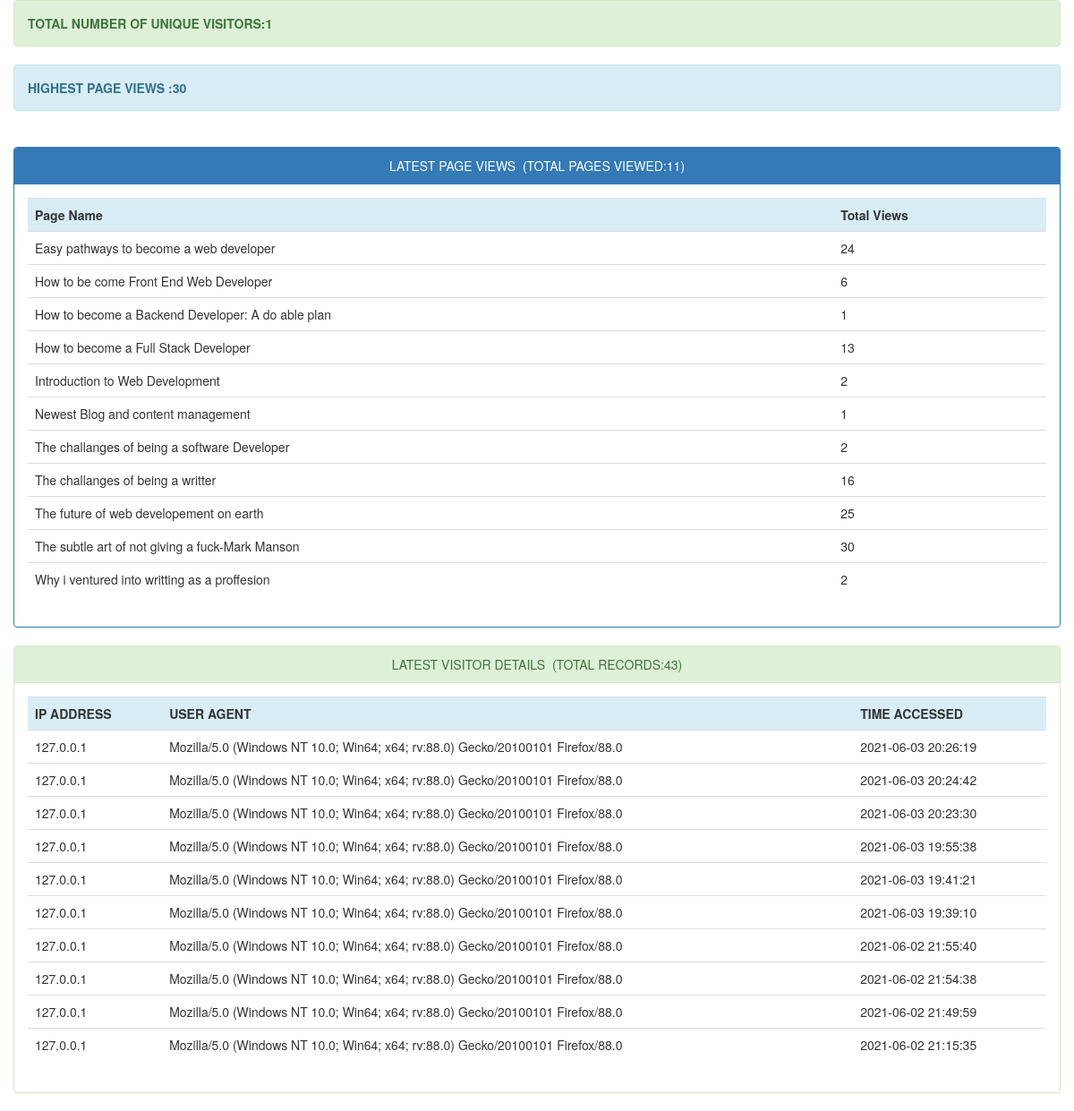
Page /adminstats/index.php on the committed database.
### tables this page shows
CREATE TABLE `page_hits` (
  `page` varchar(255) NOT NULL,
  `count` int(11) DEFAULT NULL
);

CREATE TABLE `visitor_info` (
  `id` int(11) NOT NULL,
  `ip_address` varchar(255) DEFAULT NULL,
  `user_agent` varchar(255) DEFAULT NULL,
  `time_accessed` timestamp NOT NULL DEFAULT current_timestamp()
);

### adminstats/index.php (the view, shortened to what this page needs)
<!DOCTYPE html>
<html>
<head>
	<link rel="stylesheet" type="text/css" href="bootstrap/css/bootstrap.css">
	<link rel="stylesheet" type="text/css" href="bootstrap/css/bootstrap.min.css">
</head>
<body>
	<div class="container">
		<div class="row">
			<div class="alert alert-success">
				<strong><?php
				$sql = "SELECT COUNT(DISTINCT ip_address) AS alias FROM visitor_info";
				$query = $db->prepare($sql);
				$query->execute();
				$unique_visitors = $query->fetch()['alias'];
				echo "TOTAL NUMBER OF UNIQUE VISITORS:".$unique_visitors;
				?></strong>
			</div>
			<div class="alert alert-info">
				<strong><?php
				$sql = "SELECT MAX(count) AS maximum FROM page_hits";
				$query = $db->prepare($sql);
				$query->execute();
				$maxcount = $query->fetch()['maximum'];
				echo "HIGHEST PAGE VIEWS :".$maxcount;
				?></strong>
			</div><br>
			<div class="panel panel-primary">
				<div class="panel-heading text-center">LATEST PAGE VIEWS&nbsp;&nbsp;(TOTAL PAGES VIEWED:<?php require_once("count_pages.php"); ?>)</div>
				<div class="panel-body">
					<div class="table-responsive">
						<table class="table">
							<tr class="info">
								<th>Page Name</th>
								<th>Total Views</th>
							</tr>
							<?php
							include("connect.php");
							try {
								$con=new PDO($dsn,$username,$password);
								$con->setAttribute(PDO::ATTR_ERRMODE,PDO::ERRMODE_EXCEPTION);
							} catch (Exception $ex) {
								echo 'Not Connected '.$ex->getMessage();
							}
							$stmt=$con->prepare('SELECT * FROM page_hits LIMIT 30');
							$stmt->execute();
							$resources=$stmt->fetchAll();
							foreach ($resources as $resource) {
								echo '
								<tr>
								<td>'.$resource['page'].'</td>
								<td>'.$resource['count'].'</td>
								</tr>';
							}
							?>
						</table>
					</div>
				</div>
			</div>
		</div>
		<div class="row">
			<div class="panel panel-success">
				<div class="panel-heading text-center">LATEST VISITOR DETAILS&nbsp;&nbsp;(TOTAL RECORDS:<?php require_once("count_user_stats.php"); ?>)</div>
				<div class="panel-body">
					<div class="table-responsive">
						<table class="table">
							<tr class="info">
								<th>IP ADDRESS</th>
								<th>USER AGENT</th>
								<th>TIME ACCESSED</th>
							</tr>
							<?php
							include("connect.php");
							try {
								$con=new PDO($dsn,$username,$password);
								$con->setAttribute(PDO::ATTR_ERRMODE,PDO::ERRMODE_EXCEPTION);
							} catch (Exception $ex) {
								echo 'Not Connected '.$ex->getMessage();
							}
							$stmt=$con->prepare('SELECT * FROM visitor_info ORDER BY time_accessed DESC LIMIT 10');
							$stmt->execute();
							$resources=$stmt->fetchAll();
							foreach ($resources as $resource) {
								echo '
								<tr>
								<td>'.$resource['ip_address'].'</td>
								<td>'.$resource['user_agent'].'</td>
								<td>'.$resource['time_accessed'].'</td>
								</tr>';
							}
							?>
						</table>
					</div>
				</div>
			</div>
		</div>
	</div>
</body>
</html>

### rows in the picture
page_hits: page "Easy pathways to become a web developer", count "24"
page_hits: page "How to be come Front End Web Developer", count "6"
page_hits: page "How to become a Backend Developer: A do able plan", count "1"
page_hits: page "How to become a Full Stack Developer", count "13"
page_hits: page "Introduction to Web Development", count "2"
page_hits: page "Newest Blog and content management", count "1"
page_hits: page "The challanges of being a software Developer", count "2"
page_hits: page "The challanges of being a writter", count "16"
page_hits: page "The future of web developement on earth", count "25"
page_hits: page "The subtle art of not giving a fuck-Mark Manson", count "30"
page_hits: page "Why i ventured into writting as a proffesion", count "2"
visitor_info: ip_address "127.0.0.1", user_agent "Mozilla/5.0 (Windows NT 10.0; Win64; x64; rv:88.0) Gecko/20100101 Firefox/88.0", time_accessed "2021-06-03 20:26:19"
visitor_info: ip_address "127.0.0.1", user_agent "Mozilla/5.0 (Windows NT 10.0; Win64; x64; rv:88.0) Gecko/20100101 Firefox/88.0", time_accessed "2021-06-03 20:24:42"
visitor_info: ip_address "127.0.0.1", user_agent "Mozilla/5.0 (Windows NT 10.0; Win64; x64; rv:88.0) Gecko/20100101 Firefox/88.0", time_accessed "2021-06-03 20:23:30"
visitor_info: ip_address "127.0.0.1", user_agent "Mozilla/5.0 (Windows NT 10.0; Win64; x64; rv:88.0) Gecko/20100101 Firefox/88.0", time_accessed "2021-06-03 19:55:38"
visitor_info: ip_address "127.0.0.1", user_agent "Mozilla/5.0 (Windows NT 10.0; Win64; x64; rv:88.0) Gecko/20100101 Firefox/88.0", time_accessed "2021-06-03 19:41:21"
visitor_info: ip_address "127.0.0.1", user_agent "Mozilla/5.0 (Windows NT 10.0; Win64; x64; rv:88.0) Gecko/20100101 Firefox/88.0", time_accessed "2021-06-03 19:39:10"
visitor_info: ip_address "127.0.0.1", user_agent "Mozilla/5.0 (Windows NT 10.0; Win64; x64; rv:88.0) Gecko/20100101 Firefox/88.0", time_accessed "2021-06-02 21:55:40"
visitor_info: ip_address "127.0.0.1", user_agent "Mozilla/5.0 (Windows NT 10.0; Win64; x64; rv:88.0) Gecko/20100101 Firefox/88.0", time_accessed "2021-06-02 21:54:38"
visitor_info: ip_address "127.0.0.1", user_agent "Mozilla/5.0 (Windows NT 10.0; Win64; x64; rv:88.0) Gecko/20100101 Firefox/88.0", time_accessed "2021-06-02 21:49:59"
visitor_info: ip_address "127.0.0.1", user_agent "Mozilla/5.0 (Windows NT 10.0; Win64; x64; rv:88.0) Gecko/20100101 Firefox/88.0", time_accessed "2021-06-02 21:15:35"

### other values in the picture
$unique_visitors "1"
$maxcount "30"
$rowcount "11"
$rowcount "43"
